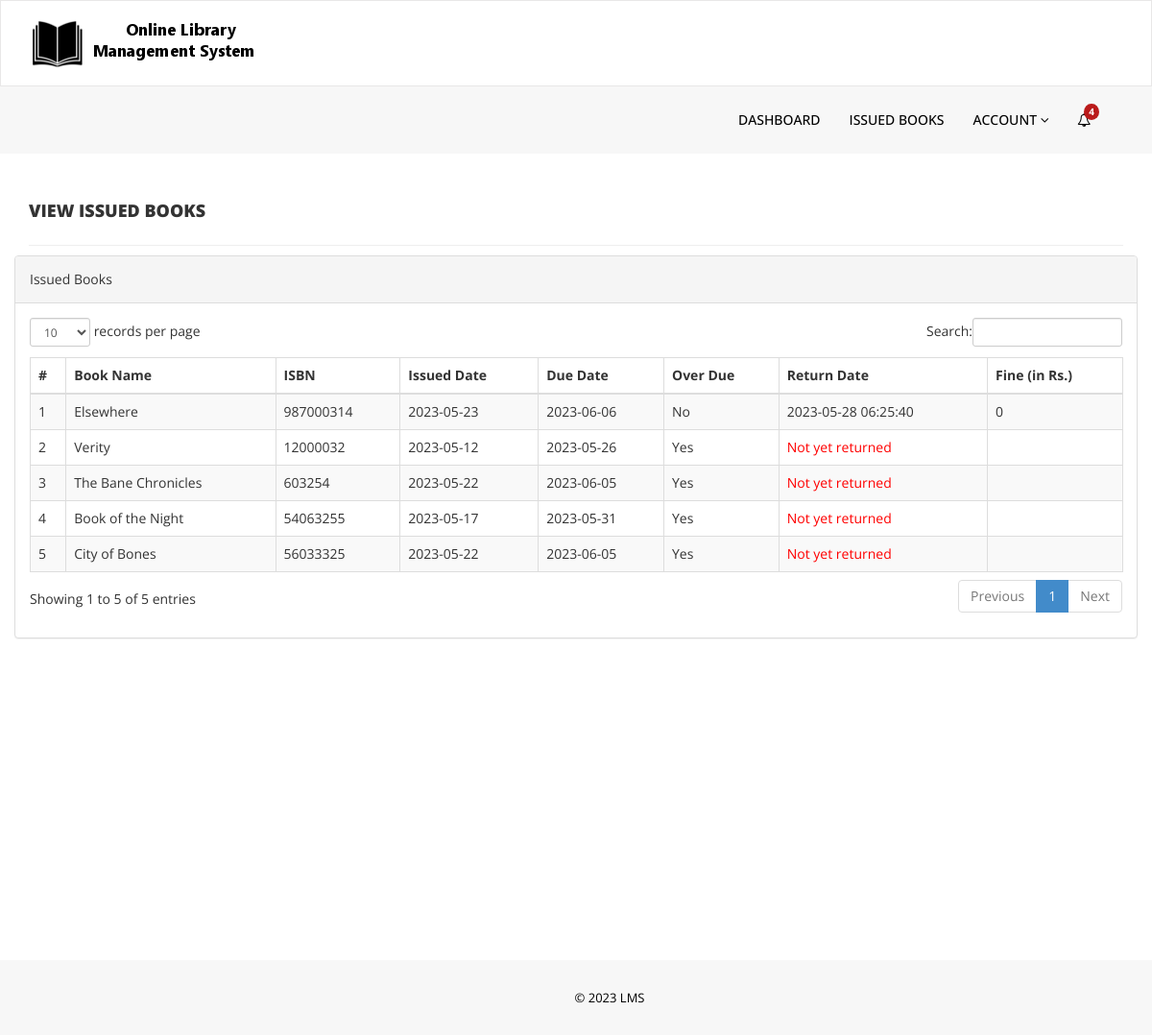
The page /issued-books.php (signed in) on the database its author committed.
### tables this page shows
CREATE TABLE `tblissuedbookdetails` (
  `id` int(11) NOT NULL,
  `BookId` int(11) NOT NULL,
  `StudentID` varchar(150) DEFAULT NULL,
  `IssuesDate` date DEFAULT current_timestamp(),
  `DueDate` date DEFAULT NULL,
  `ReturnDate` timestamp NULL DEFAULT NULL ON UPDATE current_timestamp(),
  `RetrunStatus` int(1) DEFAULT NULL,
  `fine` int(11) DEFAULT NULL
);

CREATE TABLE `tblbooks` (
  `id` int(11) NOT NULL,
  `BookName` varchar(255) DEFAULT NULL,
  `CatId` int(11) DEFAULT NULL,
  `AuthorId` int(11) DEFAULT NULL,
  `ISBNNumber` varchar(25) DEFAULT NULL,
  `BookPrice` decimal(10,2) DEFAULT NULL,
  `bookImage` varchar(250) NOT NULL,
  `isIssued` int(1) DEFAULT 0,
  `RegDate` timestamp NULL DEFAULT current_timestamp(),
  `UpdationDate` timestamp NULL DEFAULT NULL ON UPDATE current_timestamp()
);

### issued-books.php (the view, shortened to what this page needs)
<?php
include('includes/config.php');
if(strlen($_SESSION['login'])==0)
    {
header('location:index.php');
}
else{
    ?>
<!DOCTYPE html>
<html xmlns="http://www.w3.org/1999/xhtml">
<head>
    <link href="assets/css/bootstrap.css" rel="stylesheet" />
    <link href="assets/css/font-awesome.css" rel="stylesheet" />
    <link href="assets/js/dataTables/dataTables.bootstrap.css" rel="stylesheet" />
    <link href="assets/css/style.css" rel="stylesheet" />
</head>
<body>
<?php include('includes/header.php');?>
    <div class="content-wrapper">
         <div class="container">
        <div class="row pad-botm">
            <div class="col-md-12">
                <h4 class="header-line">View Issued Books</h4>
    </div>
            <div class="row">
                <div class="col-md-12">
                    <div class="panel panel-default">
                        <div class="panel-heading">
                          Issued Books
                        </div>
                        <div class="panel-body">
                            <div class="table-responsive">
                                <table class="table table-striped table-bordered table-hover" id="dataTables-example">
                                    <thead>
                                        <tr>
                                            <th>#</th>
                                            <th>Book Name</th>
                                            <th>ISBN </th>
                                            <th>Issued Date</th>
                                            <th>Due Date</th>
											<th>Over Due</th>
                                            <th>Return Date</th>
                                            <th>Fine (in Rs.)</th>
                                        </tr>
                                    </thead>
                                    <tbody>
<?php
$sid=$_SESSION['stdid'];
$sql="SELECT tblbooks.BookName,tblbooks.ISBNNumber,tblissuedbookdetails.IssuesDate,tblissuedbookdetails.DueDate,tblissuedbookdetails.ReturnDate,tblissuedbookdetails.id as rid,tblissuedbookdetails.fine from  tblissuedbookdetails join tblstudents on tblstudents.StudentId=tblissuedbookdetails.StudentId join tblbooks on tblbooks.id=tblissuedbookdetails.BookId where tblstudents.StudentId=:sid order by tblissuedbookdetails.id desc";
$query = $dbh -> prepare($sql);
$query-> bindParam(':sid', $sid, PDO::PARAM_STR);
$query->execute();
$results=$query->fetchAll(PDO::FETCH_OBJ);
$cnt=1;
if($query->rowCount() > 0)
{
foreach($results as $result)
{               ?>
                                        <tr class="odd gradeX">
                                            <td class="center"><?php echo htmlentities($cnt);?></td>
                                            <td class="center"><?php echo htmlentities($result->BookName);?></td>
                                            <td class="center"><?php echo htmlentities($result->ISBNNumber);?></td>
                                            <td class="center"><?php echo htmlentities($result->IssuesDate);?></td>
											 <td class="center"><?php echo htmlentities($result->DueDate);?></td>
											 <td class="center"><?php $curr = date('Y-m-d'); if ($curr > $result->DueDate && $result->ReturnDate=="")
												echo htmlentities('Yes'); else echo htmlentities('No')?></td>
                                            <td class="center"><?php if($result->ReturnDate=="")
                                            {?>
                                            <span style="color:red">
                                             <?php   echo htmlentities("Not yet returned"); ?>
                                                </span>
                                            <?php } else {
                                            echo htmlentities($result->ReturnDate);
                                        }
                                            ?></td>
                                              <td class="center"><?php  echo htmlentities($result->fine);?></td>
                                        </tr>
 <?php $cnt=$cnt+1;}} ?>
                                    </tbody>
                                </table>
                            </div>
                        </div>
                    </div>
                </div>
            </div>
    </div>
    </div>
    </div>
  <?php include('includes/footer.php');?>
</body>
</html>
<?php } ?>

### includes/header.php (shortened to what this page needs)
<?php
include('includes/config.php');
?><head>
</head>
<div class="navbar navbar-inverse set-radius-zero" >
        <div class="container">
            <div class="navbar-header">
                <a class="navbar-brand" >
                    <img src="assets/img/logo.png" />
                </a>
            </div>
        </div>
    </div>
<?php if($_SESSION['login'])
{
?>
<section class="menu-section">
        <div class="container">
            <div class="row ">
                <div class="col-md-12">
                    <div class="navbar-collapse collapse ">
                        <ul id="menu-top" class="nav navbar-nav navbar-right">
						                                   <tbody>
                            <li><a href="dashboard.php" >DASHBOARD</a></li>
                            <li><a href="issued-books.php">Issued Books</a></li>
                             <li>
                                <a href="#" class="dropdown-toggle" id="ddlmenuItem" data-toggle="dropdown"> Account <i class="fa fa-angle-down"></i></a>
                            </li>
						<?php
							$sql = "SELECT * FROM tblbooks WHERE RegDate > DATE_ADD(CURDATE(), INTERVAL -1 DAY)";
							$query = $dbh -> prepare($sql);
							$query->execute();
							$cnt= $query->rowCount();
							$sid=$_SESSION['stdid'];
							$sql2="SELECT * FROM tblissuedbookdetails where StudentId=:sid AND (RetrunStatus=0 || RetrunStatus is null || RetrunStatus='') AND DueDate <= CURDATE()";
							$query2 = $dbh -> prepare($sql2);
							$query2-> bindParam(':sid', $sid, PDO::PARAM_STR);
							$query2->execute();
							$cnt2= $query2->rowCount();
 							$count = $cnt + $cnt2;
						 ?>
						    	 <li > <a href="#" class="dropdown-toggle" id="ddlmenuItem" data-toggle="dropdown"> <i class="fa fa-bell-o" aria-hidden="true" ></i>
									 <?php if ($count > 0) {
			 echo "<span class='badge'>" . $count . "</span>"; }?>
									 </a>
							 </li>
                        </ul>
                    </div>
                </div>
            </div>
        </div>
    </section>
    <?php } ?>

### includes/footer.php
<section class="footer-section">
     <div class="container">
         <div class="row">
             <div class="col-md-12" align="center">
                &copy; <?php echo date('Y');?> LMS
             </div>
         </div>
     </div>
 </section>

### assets/css/style.css (style rules this page uses)
.set-radius-zero { border-radius:0px; -moz-border-radius:0px; -webkit-border-radius:0px; }
.content-wrapper { margin-top: 40px; min-height:800px; padding-bottom:90px; }
.header-line { font-weight:900; padding-bottom:25px; border-bottom:1px solid #eeeeee; text-transform:uppercase; }
.pad-botm { padding-bottom:30px; }
#menu-top a { color:#000; text-decoration:none; font-weight:500; padding: 25px 15px 25px 15px; text-transform:uppercase; }
.menu-section { background-color: #f7f7f7; width:100% }
.navbar-inverse { background-color: #FFF; border-color: rgba(155, 153, 153, 0.23); }
.navbar { min-height: 90px; margin-bottom: 0px; }
.footer-section { padding:25px 50px 25px 50px; color:#000; font-size:13px; background-color: #f7f7f7; text-align:right; }

### includes/header.php (style rules this page uses)
.badge { position: relative; top: -1rem; right: 1rem; padding: 0.35rem 0.5rem; border-radius: 100%; background: #BA1A1A; color: white; font-size: 1rem !important; }

### rows shown on the page
tblissuedbookdetails: BookId.BookName "Elsewhere", BookId.ISBNNumber "987000314", IssuesDate "2023-05-23", DueDate "2023-06-06", ReturnDate "2023-05-28 06:25:40", fine "0"
tblissuedbookdetails: BookId.BookName "Verity", BookId.ISBNNumber "12000032", IssuesDate "2023-05-12", DueDate "2023-05-26"
tblissuedbookdetails: BookId.BookName "The Bane Chronicles", BookId.ISBNNumber "603254", IssuesDate "2023-05-22", DueDate "2023-06-05"
tblissuedbookdetails: BookId.BookName "Book of the Night", BookId.ISBNNumber "54063255", IssuesDate "2023-05-17", DueDate "2023-05-31"
tblissuedbookdetails: BookId.BookName "City of Bones", BookId.ISBNNumber "56033325", IssuesDate "2023-05-22", DueDate "2023-06-05"

### other values the page prints
$count "4"
